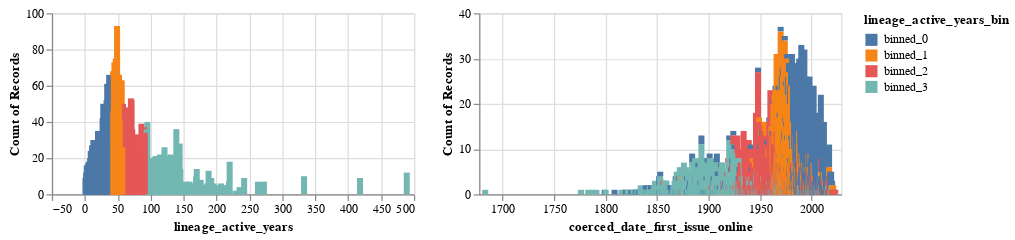

Notebook code cell kept with this figure:
### Code cell
lineage_numb_pubs_by_first_issue = alt.Chart(global_txt_file[['title_id', 'coerced_date_first_issue_online', 'lineage_active_years_bin', 'lineage_active_years']]).mark_bar().encode(
    x='coerced_date_first_issue_online:T',
    y='count()',
    color='lineage_active_years_bin:N'
).properties(
    width=300,
    height=150
)

lineage_years_pubs = alt.Chart(global_txt_file[['title_id', 'coerced_date_first_issue_online', 'lineage_active_years_bin', 'lineage_active_years']]).mark_bar().encode(
    x='lineage_active_years:Q',
    y='count()',
    color='lineage_active_years_bin:N'
).properties(
    width=300,
    height=150
)
lineage_years_pubs | lineage_numb_pubs_by_first_issue

### Figure 1 — Vega-Lite specification as saved in the notebook (floating-point values rounded to 4 significant figures; data arrays with more than 128 entries replaced by an {"elided": "..."} marker saying what was removed)
{"$schema": "https://vega.github.io/schema/vega-lite/v5.6.1.json", "config": {"view": {"continuousHeight": 300, "continuousWidth": 300}}, "datasets": {"data-2f09c4240bb6d73cc3061ef7f5bbfbc5": {"elided": "4497 records"}}, "hconcat": [{"data": {"name": "data-2f09c4240bb6d73cc3061ef7f5bbfbc5"}, "encoding": {"color": {"field": "lineage_active_years_bin", "type": "nominal"}, "x": {"field": "lineage_active_years", "type": "quantitative"}, "y": {"aggregate": "count", "type": "quantitative"}}, "height": 150, "mark": {"type": "bar"}, "width": 300}, {"data": {"name": "data-2f09c4240bb6d73cc3061ef7f5bbfbc5"}, "encoding": {"color": {"field": "lineage_active_years_bin", "type": "nominal"}, "x": {"field": "coerced_date_first_issue_online", "type": "temporal"}, "y": {"aggregate": "count", "type": "quantitative"}}, "height": 150, "mark": {"type": "bar"}, "width": 300}]}
